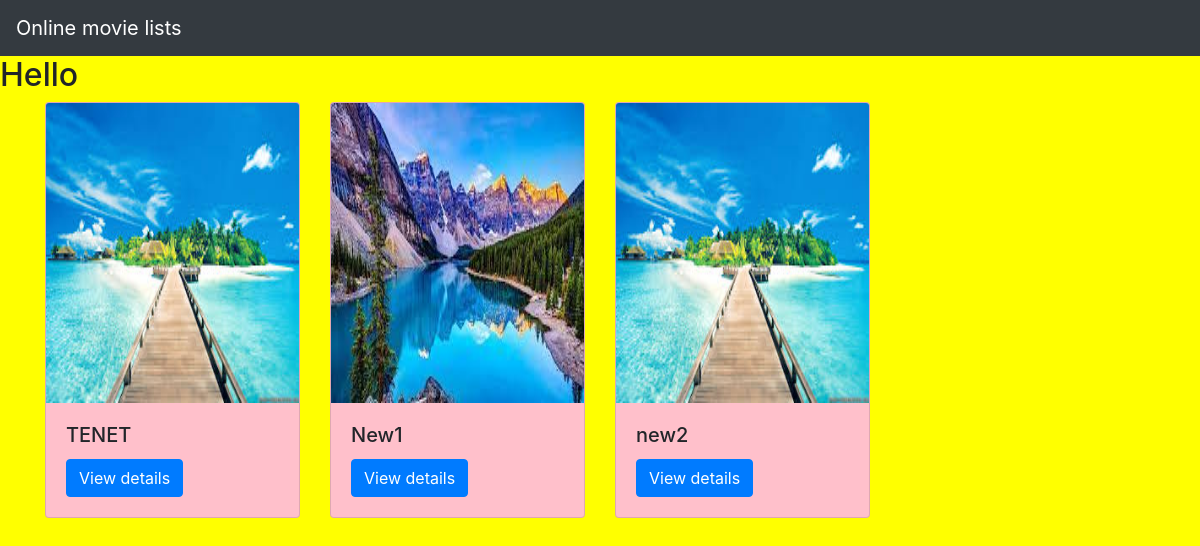
The page / on the database its author committed.
### movieapp/models.py (models this page shows, shortened)
class Movie(models.Model):
    name=models.CharField(max_length=240)
    des=models.TextField()
    year=models.IntegerField()
    img=models.ImageField(upload_to='gallery')

### movieapp/views.py (the view)
# urls.py: path('',views.index,name='index'),
def index(request):
    movie=Movie.objects.all()
    context={
        'movie_list':movie
    }
    return render(request,'index.html',context)

### templates/index.html
{% extends 'base.html' %}
{% block body %}
<h2>Hello</h2>
<div class="container">
    <div class="row">
        {% for i in movie_list %}
        <div class="col-md-3">
            <div class="card" style="background-color:pink">
            <img class="card-img-top" src="{{i.img.url}}" alt="Card image cap"  height="300" width="300">
                <div class="card-body">
                    <h5 class="card-title">{{i.name}}</h5>
                    <a href="{% url 'movieapp:detail' i.id %}" class="btn btn-primary">View details</a>
                </div>
            </div>
        </div>
        {% endfor %}
    </div>
</div>
{% endblock %}

### templates/base.html (shortened to what this page needs)
{% load static %}
<!DOCTYPE html>
<html lang="en">
<head>
    <link rel="stylesheet" href="https://maxcdn.bootstrapcdn.com/bootstrap/4.0.0/css/bootstrap.min.css">
    <link rel="stylesheet" href="{% static 'style.css' %}">
</head>
<body>
<nav class="navbar navbar-dark bg-dark">
  <a class="navbar-brand" href="#">
    Online movie lists
  </a>
</nav>
{% block body %}
{% endblock %}
</body>
</html>

### static/style.css (style rules this page uses)
body { background-color:yellow; }

### rows shown on the page
Movie: img (picture), name "TENET"
Movie: img (picture), name "New1"
Movie: img (picture), name "new2"
